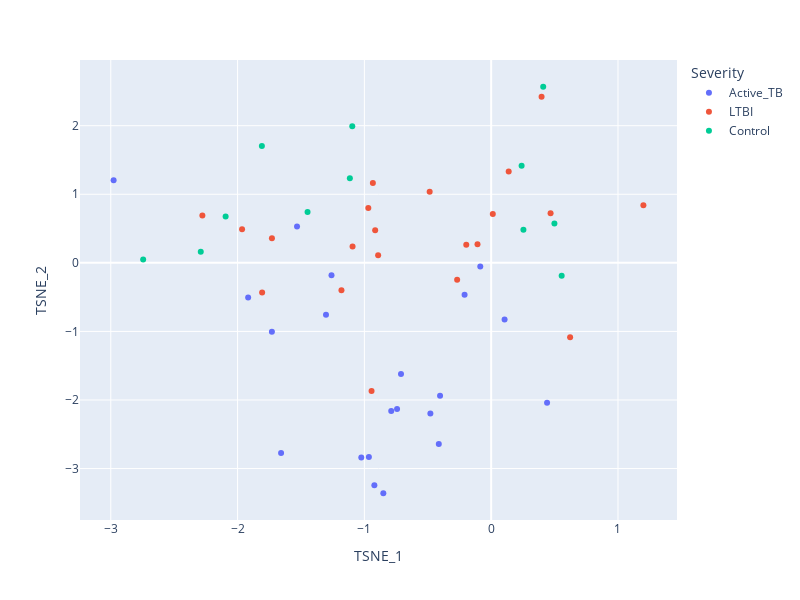

The notebook cell this image was saved under:
### Code cell
# from sklearn.manifold import TSNE
# import plotly.express as px

# df = ldn

# features = df.loc[:, :'petal_width']

# tsne = TSNE(n_components=2, random_state=0)
# projections = tsne.fit_transform(features)

# fig = px.scatter(
#     projections, x=0, y=1,
#     color=severity, labels={'color': 'severity'},
#     height=600,width=800
# )
# fig.show()

from sklearn.manifold import TSNE
import plotly.express as px

# Assuming you have your gene expression data in a DataFrame with samples as rows and genes as columns
# Replace the following line with your actual data loading process
df = ldn_count_df.T

# Assuming the first column contains sample IDs and the rest contain gene expression values
# You may need to adjust this based on your actual data structure
# samples = df.iloc[0, 0]
gene_expression = ldn

# Perform t-SNE on gene expression data
tsne = TSNE(n_components=2, random_state=0)
projections = tsne.fit_transform(gene_expression)

# Create a DataFrame with sample IDs and t-SNE projections
tsne_df = pd.DataFrame(projections, columns=['TSNE_1', 'TSNE_2'])
tsne_df['Severity'] = severity

# Plot t-SNE clusters
fig = px.scatter(
    tsne_df, x='TSNE_1', y='TSNE_2',
    color='Severity', labels={'color': 'Severity'},
    height=600, width=800
)
fig.show()

### Figure 1 — Plotly figure (JSON) as saved in the notebook; plotly's stock layout.template omitted (floating-point values rounded to 4 significant figures)
{"data": [{"hovertemplate": "Severity=Active_TB<br>TSNE_1=%{x}<br>TSNE_2=%{y}<extra></extra>", "legendgroup": "Active_TB", "marker": {"color": "#636efa", "symbol": "circle"}, "mode": "markers", "name": "Active_TB", "orientation": "v", "showlegend": true, "type": "scatter", "x": [-0.7883, -0.0861, -0.2098, -1.024, -0.9645, -1.303, -0.4032, -0.7423, -0.4132, -2.978, -1.729, -0.9212, -0.7112, -1.657, -0.4796, 0.4407, -1.259, -1.531, -0.8506, 0.1058, -1.917], "xaxis": "x", "y": [-2.161, -0.0537, -0.465, -2.84, -2.832, -0.7551, -1.94, -2.13, -2.643, 1.206, -1.004, -3.242, -1.621, -2.773, -2.199, -2.04, -0.1796, 0.5287, -3.36, -0.8264, -0.5063], "yaxis": "y"}, {"hovertemplate": "Severity=LTBI<br>TSNE_1=%{x}<br>TSNE_2=%{y}<extra></extra>", "legendgroup": "LTBI", "marker": {"color": "#EF553B", "symbol": "circle"}, "mode": "markers", "name": "LTBI", "orientation": "v", "showlegend": true, "type": "scatter", "x": [-1.181, -1.729, -0.1079, -1.093, -0.2684, 0.01265, 0.1381, -0.4852, 1.2, -1.965, -0.1964, -0.8915, -0.9332, 0.6225, 0.4684, -0.9434, -0.915, -2.277, -0.969, -1.806, 0.3975], "xaxis": "x", "y": [-0.4003, 0.3605, 0.271, 0.2382, -0.247, 0.7128, 1.332, 1.037, 0.8397, 0.4916, 0.2633, 0.1123, 1.164, -1.086, 0.7242, -1.868, 0.4756, 0.6904, 0.7985, -0.4307, 2.424], "yaxis": "y"}, {"hovertemplate": "Severity=Control<br>TSNE_1=%{x}<br>TSNE_2=%{y}<extra></extra>", "legendgroup": "Control", "marker": {"color": "#00cc96", "symbol": "circle"}, "mode": "markers", "name": "Control", "orientation": "v", "showlegend": true, "type": "scatter", "x": [0.2542, -2.29, 0.5559, -1.095, -1.115, 0.4103, -1.448, -1.808, 0.2398, -2.094, -2.745, 0.4987], "xaxis": "x", "y": [0.4809, 0.1631, -0.1887, 1.993, 1.235, 2.568, 0.7426, 1.703, 1.415, 0.6769, 0.05039, 0.5746], "yaxis": "y"}], "layout": {"height": 600, "legend": {"title": {"text": "Severity"}, "tracegroupgap": 0}, "margin": {"t": 60}, "width": 800, "xaxis": {"anchor": "y", "autorange": true, "domain": [0, 1], "range": [-3.243, 1.466], "title": {"text": "TSNE_1"}, "type": "linear"}, "yaxis": {"anchor": "x", "autorange": true, "domain": [0, 1], "range": [-3.75, 2.958], "title": {"text": "TSNE_2"}, "type": "linear"}}}
